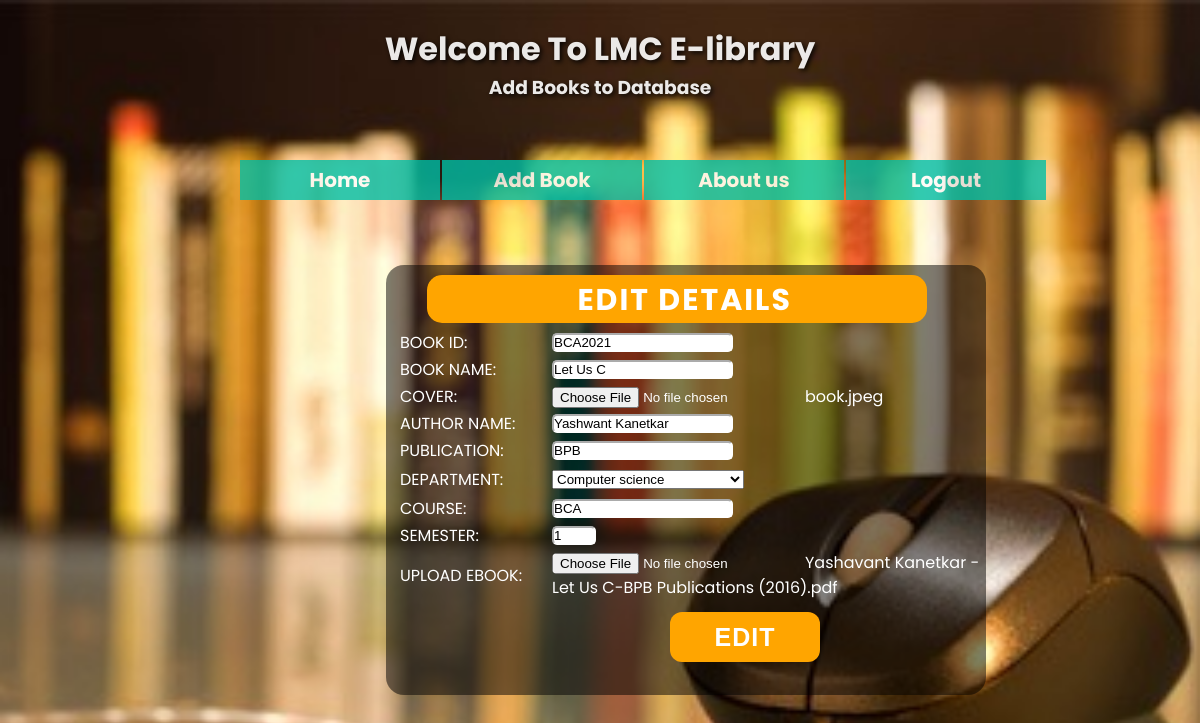
/autofill_edit.php?edit=BCA2021, run on the app's committed database.
### tables this page shows
CREATE TABLE `books_record` (
  `Book_id` varchar(8) NOT NULL,
  `Book_name` varchar(100) NOT NULL,
  `Cover` varchar(50) NOT NULL,
  `Author` text NOT NULL,
  `Publication` text NOT NULL,
  `Category` text NOT NULL,
  `Course` varchar(10) NOT NULL,
  `Sem` int(2) NOT NULL,
  `File_link` varchar(300) NOT NULL
);

### autofill_edit.php (the view, shortened to what this page needs)
<?php include_once("crud.php");
if (isset($_GET['edit']))
{
	$book_id = $_GET['edit'];
 }
?>
<html>
<head>
  <link rel="stylesheet" href="https://cdnjs.cloudflare.com/ajax/libs/font-awesome/5.15.3/css/all.min.css"
 />
  <link rel="stylesheet" href="autofill_edit.css" />
</head>
<body>
  <div class="box">
          <br>
        <h1 style="color:white;text-shadow: 2px 2px 5px black;  " >Welcome To LMC E-library</h1>
        <h3 style="color:white;text-shadow: 2px 2px 5px black" >Add Books to Database<h3>
  </div>
<div class="nav">
<ul>
  <li><a href = "admin_books.php"><b>Home</b></a></li>
  <li ><a href = "add_book.php" ><b>Add Book</b></a></li>
    <li><a href = "aboutus.php"><b>About us</b></a></li>
  <li><a href = "logout.php"><b>Logout</b></a></li>
</ul>
<br><br><br>
</div>
<form action="crud.php" method="POST" enctype="multipart/form-data">
<?php $results = mysqli_query($conn, "SELECT * FROM books_record where Book_id='$book_id'"); ?>
<div class = "header">
  <div class = "container">
    <div class="title">
    <h2>EDIT DETAILS</h2>
      </div>
  <table style= "color:#FFFFFF;padding-top:5px;">
   <tr>
   <?php while ($row = mysqli_fetch_array($results)) { ?>
     <td>BOOK ID:</td>
     <td><input type="text" name="book_id" placeholder="books ID" value='<?php echo $row['Book_id'];?>' readonly/></td>
	</tr>
     <td>BOOK NAME:</td>
     <td><input type="text" name="booksname" placeholder="books name" value='<?php echo $row['Book_name']; ?>'/></td>
     <tr>
	  <td>COVER:</td>
	  <td><input type="file" name="cover" /><?php echo $row['Cover']; ?></td>
	</tr>
	<tr>
	  <td>AUTHOR NAME:</td>
	 <td><input type="text" name="authorname" placeholder="books author name" value='<?php echo $row['Author']; ?>'/></td>
	</tr>
	<tr>
	  <td>PUBLICATION:</td>
	 <td><input type="text" name="pub" placeholder="publication name" value='<?php echo $row['Publication']; ?>'/></td>
	</tr>
  <tr>
   <tr>
	  <td>DEPARTMENT:</td>
	 <td>
	 <select name="dept">
     <?php if ($row['Category'] == 'Computer Science') : ?>
	   <option value="A" selected>Computer science</option>
       <?php endif ?>
	   </select>
	 </td>
   <tr>
   <tr>
  <td>COURSE:</td>
  <td><input type="text" name="course" placeholder="BCA,MCA,BSc,etc." value='<?php echo $row['Course']; ?>'/></td>
</tr>
	  <td>SEMESTER:</td>
	 <td><input type="number" name="sem" min="1" max="8" placeholder="semester" value='<?php echo $row['Sem']; ?>'/></td>
	</tr>
	</tr>
	<tr>
	 <td>UPLOAD EBOOK:</td>
	 <td><input type="file" name="book" /><?php echo $row['File_link']; ?></td>
	</tr>
      <tr>
	  <td><h2><input style="margin-left:180%;" type="submit" name="edit" value="EDIT"/></h2></td>
      <?php } ?>
	  </tr>
   </table>
 </form>
</body>
</html>

### autofill_edit.css (style rules this page uses)
* { margin: 0; padding: 0; box-sizing: border-box; }
body { background: url("lg3.jpeg"); height: 100%; background-position: center; background-repeat: no-repeat; background-size: cover; font-family: 'Poppins', sans-serif; }
input { border-radius: 5px; border-color: #FFFFFF; }
input::placeholder { color: #aaa; font-weight: 500; }
.box { width: 74%; height: 160px; background-size: cover; margin-left: 13%; opacity: .9; text-align: center; }
.header { width: 400px; color: #FFFFFF; display: inline-block; height: 400px; margin-left: 13%; background-size: cover; position: absolute; top: 250px; left: 150px; }
.title { color: #FFFFFF; font-size: 20px; font-weight: 10px; background: rgba(0, 0, 0, 0.5); margin-right: 26%; padding-left: 0%; margin-left: 5%; padding-right: 0%; border-radius: 15px; }
.title h2 { background: ORANGE; border: none; margin-left: 0px; margin-top: 10px; padding-top: 3px; padding-left: 150px; border-radius: 15px; width: 500px; letter-spacing: 2px; }
.container { margin-top: 15px; margin-left: 20%; font-weight: 10px; height: 430px; background: rgba(0, 0, 0, 0.5); padding-left: 3%; width: 600px; border-radius: 18px; overflow: auto; }
.header input[type="submit"] { font-size: 25px; text-align: center; border: none; height: 50px; width: 150px; margin-top: 10px; padding: 10px 10px; background: orange; color: #FFFFFF; border-radius: 12px; font-weight: bold; letter-spacing: 1px; }
ul { padding: 0; list-style: none; }
ul li { float: left; width: 200px; height: 40px; background-color: #00bfa6; opacity: .8; line-height: 40px; text-align: center; font-size: 20px; margin-right: 2px; }
ul li a { text-decoration: none; color: white; display: block; }
.nav { padding-left: 20%; }

### data on the page
books_record: book_id "BCA2021", booksname "Let Us C", Cover "book.jpeg", authorname "Yashwant Kanetkar", pub "BPB", dept "Computer science", course "BCA", sem "1", File_link "Yashavant Kanetkar - Let Us C-BPB Publications (2016).pdf"
